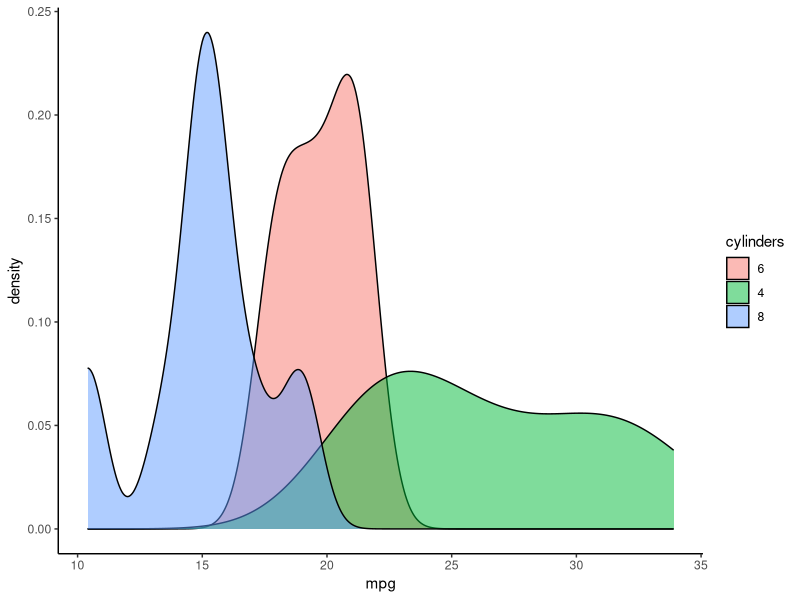

Write R code to recreate this figure.
## ---- chunk 1
library(ggplot2)
mtcars$cylinders = factor(mtcars$cyl, levels = unique(mtcars$cyl))
ggplot(data = mtcars, aes(x = mpg, fill = cylinders))+ geom_density(alpha =.5) + theme_classic()
